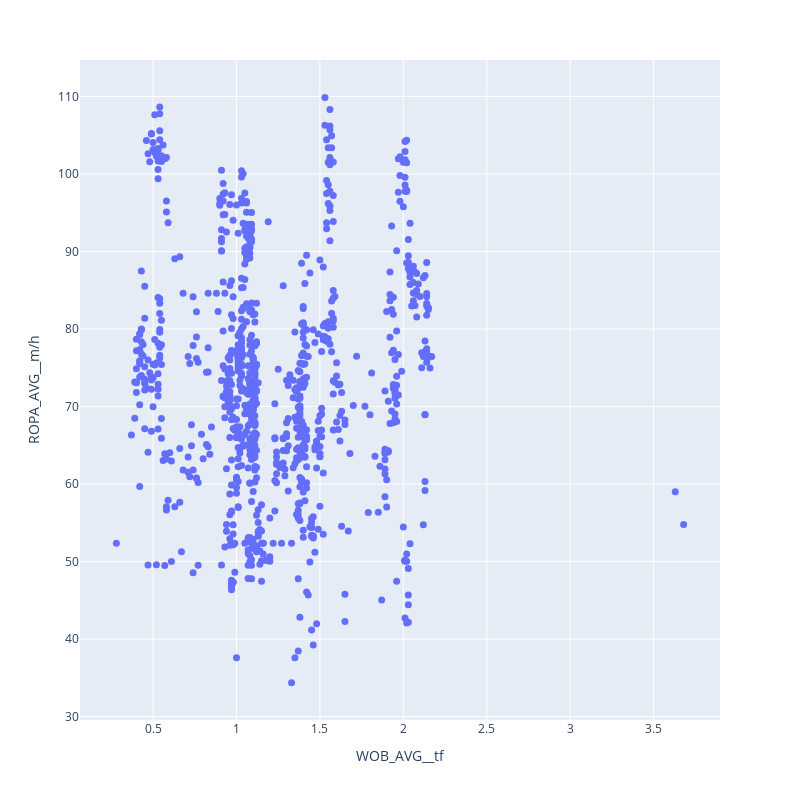

Notebook code for this chart:
### Code cell
# Read data_original
df = read_and_process_file("data_original.csv")

df = clean_df(df, ['ROPA_AVG__m/h', 'BITRPM_AVG__rpm',
              'DOC__in/rev', 'TORQ_AVG__kLbf.ft', 'WOB_AVG__tf'])
df = remove_outliers(df, 'DOC__in/rev')
df = remove_outliers(df, 'TORQ_AVG__kLbf.ft')

plot_2d_scatter(df, x_col='WOB_AVG__tf', y_col='ROPA_AVG__m/h', marker_size=7)

### Figure 1 — Plotly figure (JSON) as saved in the notebook; plotly's stock layout.template omitted (floating-point values rounded to 4 significant figures; data arrays with more than 128 entries replaced by an {"elided": "..."} marker saying what was removed)
{"data": [{"hovertemplate": "WOB_AVG__tf=%{x}<br>ROPA_AVG__m/h=%{y}<extra></extra>", "legendgroup": "", "marker": {"color": "#636efa", "size": 7, "symbol": "circle"}, "mode": "markers", "name": "", "orientation": "v", "showlegend": false, "type": "scatter", "x": {"elided": "956 float values"}, "xaxis": "x", "y": {"elided": "956 float values"}, "yaxis": "y"}], "layout": {"height": 800, "legend": {"tracegroupgap": 0}, "margin": {"t": 60}, "scene": {"xaxis": {"range": [0, 4.416]}, "yaxis": {"range": [0, 131.9]}}, "width": 800, "xaxis": {"anchor": "y", "domain": [0, 1], "title": {"text": "WOB_AVG__tf"}}, "yaxis": {"anchor": "x", "domain": [0, 1], "title": {"text": "ROPA_AVG__m/h"}}}}
